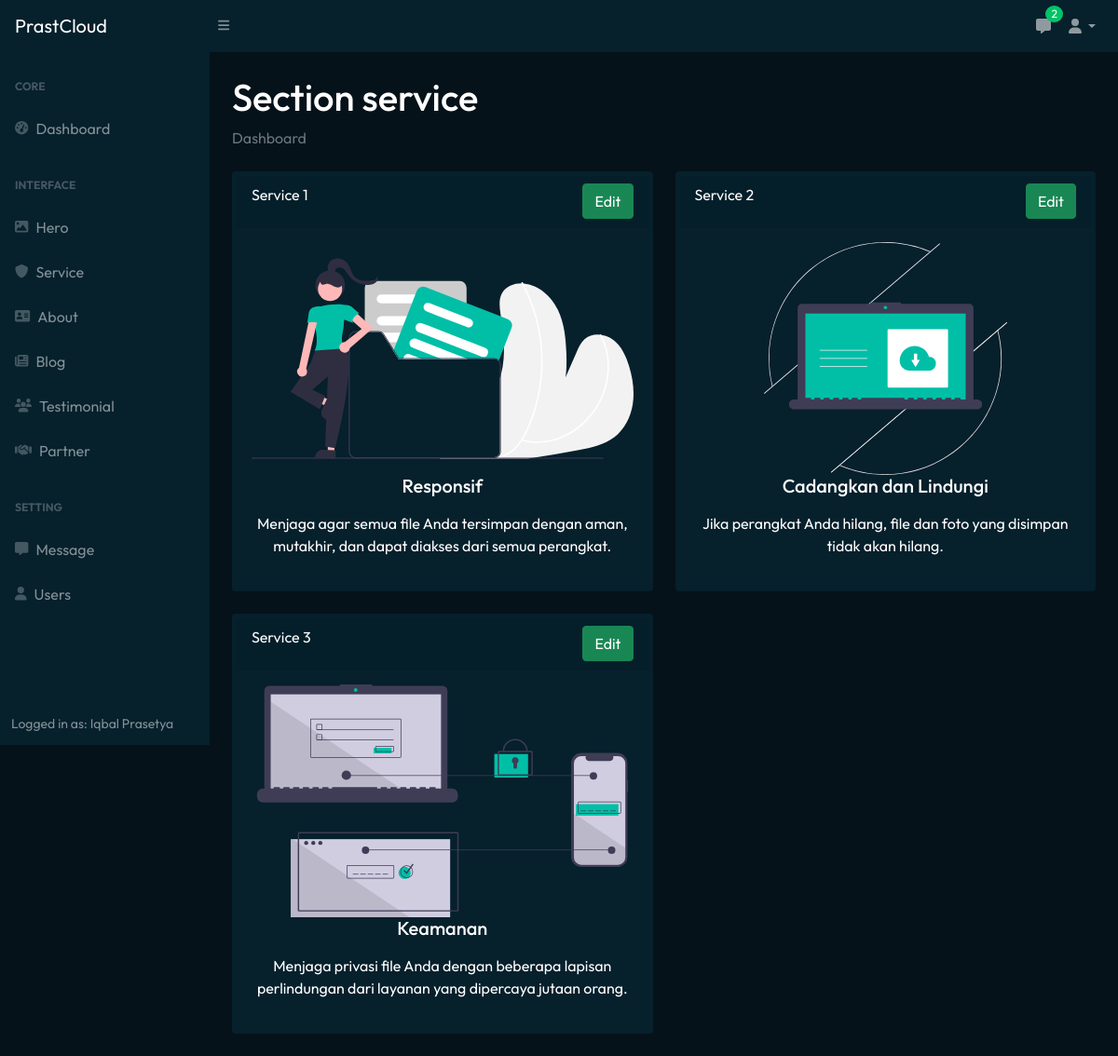
The page /admin.php?page=service (signed in) on the database its author committed.
### tables this page shows
CREATE TABLE `user` (
  `id_login` int(255) NOT NULL,
  `user_date` datetime DEFAULT NULL,
  `user_username` varchar(255) NOT NULL,
  `user_password` varchar(255) NOT NULL,
  `fullname` varchar(255) NOT NULL,
  `phone` varchar(255) NOT NULL,
  `email` varchar(255) NOT NULL,
  `address` text NOT NULL,
  `user_twitter` varchar(255) NOT NULL,
  `user_fb` varchar(255) NOT NULL,
  `user_ig` varchar(255) NOT NULL,
  `profile_image` varchar(255) NOT NULL
);

CREATE TABLE `services` (
  `id` int(225) NOT NULL,
  `service_heading` varchar(225) NOT NULL,
  `service_text` varchar(255) NOT NULL,
  `service_image` varchar(255) NOT NULL
);

### page/admin/service.php (the view, shortened to what this page needs)
<h1 class="mt-4">Section service</h1>
<ol class="breadcrumb mb-4">
  <li class="breadcrumb-item active">Dashboard</li>
</ol>
<div class="row">
  <?php
  $query = "SELECT * FROM services ORDER BY id ASC";
  $result = mysqli_query($koneksi2, $query);
  while ($row = mysqli_fetch_assoc($result)) {
  ?>
    <div class="col-xl-6">
      <div class="card mb-4">
        <div class="card-header d-flex justify-content-between">
          Service <?php echo $row['id']; ?>
          <a href="admin.php?page=edit-service&id=<?php echo $row['id']; ?>" class="btn btn-success">Edit</a>
        </div>
        <div class="card-body text-center">
          <img src="assets/img/service/<?php echo $row['service_image']; ?>" class="card-img-top" width="250" height="250">
          <h5 class="card-title"><?php echo $row['service_heading']; ?></h5>
          <p class="card-text"><?php echo $row['service_text']; ?></p>
        </div>
      </div>
    </div>
  <?php
  }
  ?>
</div>

### admin.php (shortened to what this page needs)
<!DOCTYPE html>
<html lang="en">
<head>
  <link href="https://cdn.jsdelivr.net/npm/simple-datatables@latest/dist/style.css" rel="stylesheet" />
</head>
<body class="sb-nav-fixed">
  <nav class="sb-topnav navbar navbar-expand navbar-dark">
    <a class="navbar-brand ps-3" href="admin.php">PrastCloud</a>
    <button class="btn btn-link btn-sm order-1 order-lg-0 me-4 me-lg-0" id="sidebarToggle" href="#!"><i class="fas fa-bars"></i></button>
    <ul class="navbar-nav ms-auto me-0 me-md-3 my-2 my-md-0">
      <li class="nav-item dropdown">
        <a class="nav-link nav-icon" href="admin.php?page=message">
          <i class="fas fa-message"></i>
          <span class="badge bg-success badge-number">
            <?php
            include 'koneksi.php';
            $data_barang = mysqli_query($koneksi2, "SELECT * FROM messages");
            $jumlah_barang = mysqli_num_rows($data_barang);
            echo $jumlah_barang;
            ?>
          </span>
        </a>
      </li>
      <li class="nav-item dropdown">
        <a class="nav-link dropdown-toggle" id="navbarDropdown" href="#" role="button" data-bs-toggle="dropdown" aria-expanded="false"><i class="fas fa-user fa-fw"></i></a>
      </li>
    </ul>
  </nav>
  <div id="layoutSidenav">
    <div id="layoutSidenav_nav">
      <nav class="sb-sidenav accordion sb-sidenav-dark" id="sidenavAccordion">
        <div class="sb-sidenav-menu">
          <div class="nav">
            <div class="sb-sidenav-menu-heading">
              Core
            </div>
            <a class="nav-link" href="admin.php?page=dashboard">
              <div class="sb-nav-link-icon">
                <i class="fas fa-tachometer-alt"></i>
              </div>
              Dashboard
            </a>
            <div class="sb-sidenav-menu-heading">
              Interface
            </div>
            <a class="nav-link" href="admin.php?page=hero">
              <div class="sb-nav-link-icon">
                <i class="fas fa-image"></i>
              </div>
              Hero
            </a>
            <a class="nav-link" href="admin.php?page=service">
              <div class="sb-nav-link-icon">
                <i class="fas fa-shield"></i>
              </div>
              Service
            </a>
            <a class="nav-link" href="admin.php?page=about">
              <div class="sb-nav-link-icon">
                <i class="fas fa-contact-card"></i>
              </div>
              About
            </a>
            <a class="nav-link" href="admin.php?page=blog">
              <div class="sb-nav-link-icon">
                <i class="fas fa-newspaper"></i>
              </div>
              Blog
            </a>
            <a class="nav-link" href="admin.php?page=testi">
              <div class="sb-nav-link-icon">
                <i class="fas fa-users"></i>
              </div>
              Testimonial
            </a>
            <a class="nav-link" href="admin.php?page=partner">
              <div class="sb-nav-link-icon">
                <i class="fas fa-handshake"></i>
              </div>
              Partner
            </a>
            <div class="sb-sidenav-menu-heading">
              Setting
            </div>
            <a class="nav-link" href="admin.php?page=message">
              <div class="sb-nav-link-icon">
                <i class="fas fa-message"></i>
              </div>
              Message
            </a>
            <a class="nav-link" href="admin.php?page=user">
              <div class="sb-nav-link-icon">
                <i class="fas fa-user"></i>
              </div>
              Users
            </a>
          </div>
        </div>
        <div class="sb-sidenav-footer">
          <?php
          $query = "SELECT * FROM user ORDER BY id_login ASC LIMIT 1";
          $result = mysqli_query($koneksi2, $query);
          $row = mysqli_fetch_assoc($result)
          ?>
          <div class="small">
            Logged in as: <?php echo $row['fullname']; ?>
          </div>
        </div>
      </nav>
    </div>
    <div id="layoutSidenav_content">
      <main>
        <div class="container-fluid px-4 text-white">
          <?php include "page/admin/config.php"; ?>
        </div>
      </main>
    </div>
  </div>
</body>
</html>

### admin.php (style rules this page uses)
body { background-color: #051219; }
.navbar { background-color: #06202c; }
.card { background-color: #06202c; color: #fff; }
.badge-number { position: absolute !important; inset: -2px -5px auto auto !important; font-weight: normal !important; font-size: 12px !important; border-radius: 50% !important; padding: 3px 6px !important; }

### rows shown on the page
user: fullname "Iqbal Prasetya"
services: id "1", service_image (picture), service_heading "Responsif", service_text "Menjaga agar semua file Anda tersimpan dengan aman, mutakhir, dan dapat diakses dari semua perangkat."
services: id "2", service_image (picture), service_heading "Cadangkan dan Lindungi", service_text "Jika perangkat Anda hilang, file dan foto yang disimpan tidak akan hilang."
services: id "3", service_image (picture), service_heading "Keamanan", service_text "Menjaga privasi file Anda dengan beberapa lapisan perlindungan dari layanan yang dipercaya jutaan orang."

### other values the page prints
$jumlah_barang "2"
